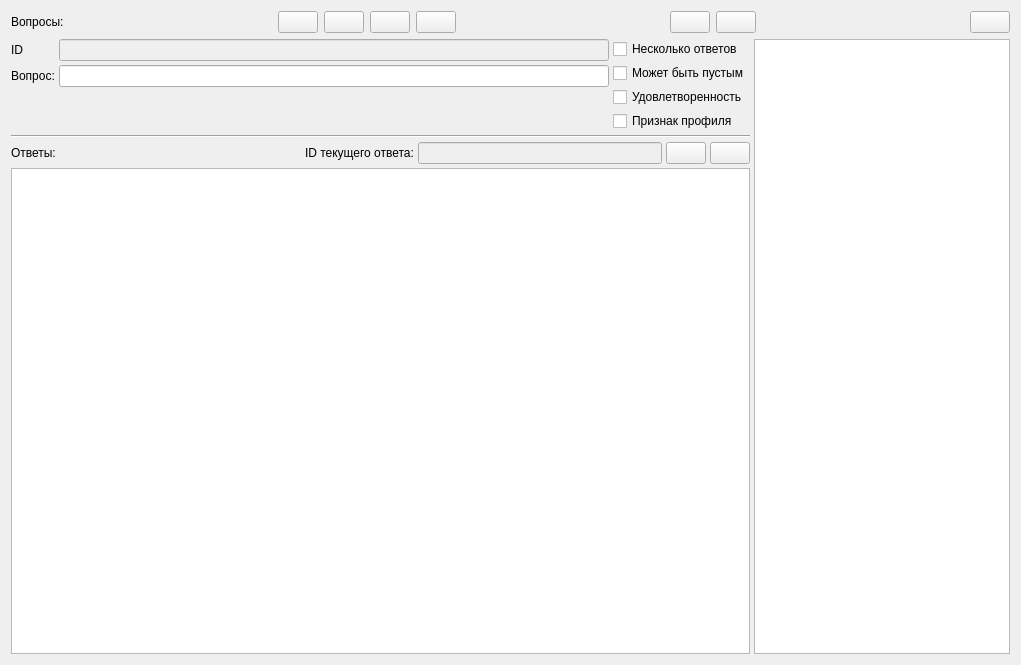
<?xml version="1.0" encoding="UTF-8"?>
<ui version="4.0">
 <class>FormEditQuestions</class>
 <widget class="QWidget" name="FormEditQuestions">
  <property name="geometry">
   <rect>
    <x>0</x>
    <y>0</y>
    <width>1021</width>
    <height>665</height>
   </rect>
  </property>
  <property name="windowTitle">
   <string>Form</string>
  </property>
  <layout class="QVBoxLayout" name="verticalLayout_4">
   <item>
    <layout class="QHBoxLayout" name="horizontalLayout">
     <item>
      <widget class="QLabel" name="label_4">
       <property name="text">
        <string>Вопросы:</string>
       </property>
      </widget>
     </item>
     <item>
      <spacer name="horizontalSpacer_3">
       <property name="orientation">
        <enum>Qt::Horizontal</enum>
       </property>
       <property name="sizeHint" stdset="0">
        <size>
         <width>40</width>
         <height>20</height>
        </size>
       </property>
      </spacer>
     </item>
     <item>
      <widget class="QPushButton" name="pushButton_First">
       <property name="text">
        <string/>
       </property>
       <property name="icon">
        <iconset resource="res.qrc">
         <normaloff>:/pix/bb.png</normaloff>:/pix/bb.png</iconset>
       </property>
      </widget>
     </item>
     <item>
      <widget class="QPushButton" name="pushButton_Previous">
       <property name="text">
        <string/>
       </property>
       <property name="icon">
        <iconset resource="res.qrc">
         <normaloff>:/pix/b.png</normaloff>:/pix/b.png</iconset>
       </property>
      </widget>
     </item>
     <item>
      <widget class="QPushButton" name="pushButton_Next">
       <property name="text">
        <string/>
       </property>
       <property name="icon">
        <iconset resource="res.qrc">
         <normaloff>:/pix/f.png</normaloff>:/pix/f.png</iconset>
       </property>
      </widget>
     </item>
     <item>
      <widget class="QPushButton" name="pushButton_Last">
       <property name="text">
        <string/>
       </property>
       <property name="icon">
        <iconset resource="res.qrc">
         <normaloff>:/pix/ff.png</normaloff>:/pix/ff.png</iconset>
       </property>
      </widget>
     </item>
     <item>
      <spacer name="horizontalSpacer">
       <property name="orientation">
        <enum>Qt::Horizontal</enum>
       </property>
       <property name="sizeHint" stdset="0">
        <size>
         <width>40</width>
         <height>20</height>
        </size>
       </property>
      </spacer>
     </item>
     <item>
      <widget class="QPushButton" name="pushButton_QAdd">
       <property name="text">
        <string/>
       </property>
       <property name="icon">
        <iconset resource="res.qrc">
         <normaloff>:/pix/add.png</normaloff>:/pix/add.png</iconset>
       </property>
      </widget>
     </item>
     <item>
      <widget class="QPushButton" name="pushButton_QDel">
       <property name="text">
        <string/>
       </property>
       <property name="icon">
        <iconset resource="res.qrc">
         <normaloff>:/pix/del.png</normaloff>:/pix/del.png</iconset>
       </property>
      </widget>
     </item>
     <item>
      <spacer name="horizontalSpacer_2">
       <property name="orientation">
        <enum>Qt::Horizontal</enum>
       </property>
       <property name="sizeHint" stdset="0">
        <size>
         <width>40</width>
         <height>20</height>
        </size>
       </property>
      </spacer>
     </item>
     <item>
      <widget class="QPushButton" name="pushButtonClose">
       <property name="text">
        <string/>
       </property>
       <property name="icon">
        <iconset resource="res.qrc">
         <normaloff>:/pix/exit.png</normaloff>:/pix/exit.png</iconset>
       </property>
       <property name="iconSize">
        <size>
         <width>24</width>
         <height>24</height>
        </size>
       </property>
      </widget>
     </item>
    </layout>
   </item>
   <item>
    <layout class="QHBoxLayout" name="horizontalLayout_4" stretch="0,0">
     <property name="spacing">
      <number>4</number>
     </property>
     <property name="leftMargin">
      <number>0</number>
     </property>
     <item>
      <layout class="QVBoxLayout" name="verticalLayout_3">
       <item>
        <layout class="QHBoxLayout" name="horizontalLayout_2">
         <item>
          <layout class="QFormLayout" name="formLayout">
           <item row="0" column="0">
            <widget class="QLabel" name="label">
             <property name="text">
              <string>ID</string>
             </property>
            </widget>
           </item>
           <item row="0" column="1">
            <widget class="QLineEdit" name="lineEdit_ID">
             <property name="enabled">
              <bool>false</bool>
             </property>
            </widget>
           </item>
           <item row="1" column="0">
            <widget class="QLabel" name="label_2">
             <property name="text">
              <string>Вопрос:</string>
             </property>
            </widget>
           </item>
           <item row="1" column="1">
            <widget class="QLineEdit" name="lineEdit_Question">
             <property name="sizePolicy">
              <sizepolicy hsizetype="Expanding" vsizetype="Preferred">
               <horstretch>0</horstretch>
               <verstretch>0</verstretch>
              </sizepolicy>
             </property>
            </widget>
           </item>
          </layout>
         </item>
         <item>
          <layout class="QVBoxLayout" name="verticalLayout">
           <item>
            <widget class="QCheckBox" name="checkBox_some_answers">
             <property name="tabletTracking">
              <bool>false</bool>
             </property>
             <property name="text">
              <string>Несколько ответов</string>
             </property>
            </widget>
           </item>
           <item>
            <widget class="QCheckBox" name="checkBox_be_empty">
             <property name="tabletTracking">
              <bool>false</bool>
             </property>
             <property name="text">
              <string>Может быть пустым</string>
             </property>
            </widget>
           </item>
           <item>
            <widget class="QCheckBox" name="checkBox_satisfaction">
             <property name="tabletTracking">
              <bool>false</bool>
             </property>
             <property name="text">
              <string>Удовлетворенность</string>
             </property>
            </widget>
           </item>
           <item>
            <widget class="QCheckBox" name="checkBox_profile_st">
             <property name="text">
              <string>Признак профиля</string>
             </property>
            </widget>
           </item>
          </layout>
         </item>
        </layout>
       </item>
       <item>
        <widget class="Line" name="line">
         <property name="orientation">
          <enum>Qt::Horizontal</enum>
         </property>
        </widget>
       </item>
       <item>
        <layout class="QVBoxLayout" name="verticalLayout_2">
         <item>
          <layout class="QHBoxLayout" name="horizontalLayout_3">
           <item>
            <widget class="QLabel" name="label_3">
             <property name="text">
              <string>Ответы:</string>
             </property>
            </widget>
           </item>
           <item>
            <spacer name="horizontalSpacer_4">
             <property name="orientation">
              <enum>Qt::Horizontal</enum>
             </property>
             <property name="sizeHint" stdset="0">
              <size>
               <width>40</width>
               <height>20</height>
              </size>
             </property>
            </spacer>
           </item>
           <item>
            <widget class="QLabel" name="label_5">
             <property name="text">
              <string>ID текущего ответа:</string>
             </property>
            </widget>
           </item>
           <item>
            <widget class="QLineEdit" name="lineEdit_ID_A">
             <property name="enabled">
              <bool>false</bool>
             </property>
            </widget>
           </item>
           <item>
            <widget class="QPushButton" name="pushButton_AAdd">
             <property name="text">
              <string/>
             </property>
             <property name="icon">
              <iconset resource="res.qrc">
               <normaloff>:/pix/add.png</normaloff>:/pix/add.png</iconset>
             </property>
            </widget>
           </item>
           <item>
            <widget class="QPushButton" name="pushButton_ADel">
             <property name="text">
              <string/>
             </property>
             <property name="icon">
              <iconset resource="res.qrc">
               <normaloff>:/pix/del.png</normaloff>:/pix/del.png</iconset>
             </property>
            </widget>
           </item>
          </layout>
         </item>
         <item>
          <widget class="QTableView" name="tableView_answers"/>
         </item>
        </layout>
       </item>
      </layout>
     </item>
     <item>
      <widget class="QTableView" name="tableView_questions">
       <property name="sizePolicy">
        <sizepolicy hsizetype="Minimum" vsizetype="Expanding">
         <horstretch>0</horstretch>
         <verstretch>0</verstretch>
        </sizepolicy>
       </property>
      </widget>
     </item>
    </layout>
   </item>
  </layout>
 </widget>
 <resources>
  <include location="res.qrc"/>
 </resources>
 <connections/>
</ui>
